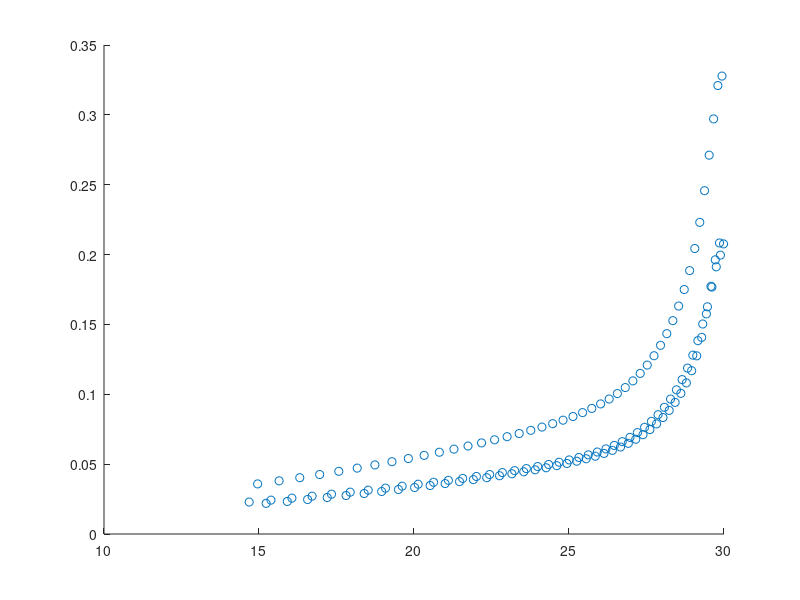

Reproduce this figure in MATLAB.
data=load('Js_Interface_fineStep_spatial_1.000.txt')
ind=data(:,4)>1.9;Ztmp=data(ind,4);
Xtmp=data(ind,2);Ytmp=data(ind,3);
Cint=-data(ind,1)

figure; scatter(Xtmp,Cint)

% gx=linspace(min(Xtmp),max(Xtmp),100)
% gz=linspace(min(Ztmp),max(Ztmp),100)
% 
% [xq,zq] = meshgrid(gx,gz);
% vq = griddata(Xtmp,Ztmp,Cint,xq,zq);
% figure
% plot3(Xtmp,Ztmp,Cint,'ro')
% % hold on
% surf(xq,zq,vq)